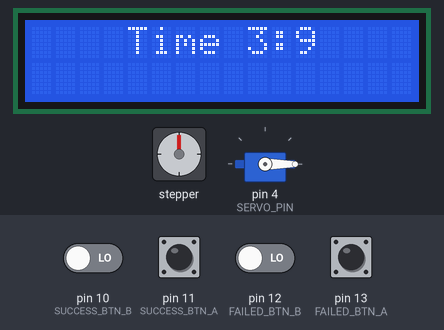
The sketch below on a simulated Arduino Uno, built with avr-gcc and run on an emulated ATmega328P. Shown: stepper motor, servo, 16×2 character LCD. Wiring (inferred from the names in the program): stepper motor (2048 steps per turn assumed): coils pin 6, pin 7, pin 8, pin 9. The inputs (shaded band) are chosen by the test bench; at power-on: pin 10 (SUCCESS_BTN_B), pin 11 (SUCCESS_BTN_A), pin 12 (FAILED_BTN_B), pin 13 (FAILED_BTN_A) LOW. Random numbers use the default seed unless the sketch sets one; what the sketch prints to the serial monitor is not drawn.

Above: at 10.2 s.
10.3 s: pin 10 (SUCCESS_BTN_B) driven HIGH and pin 12 (FAILED_BTN_B) driven HIGH
At 12.6 s:
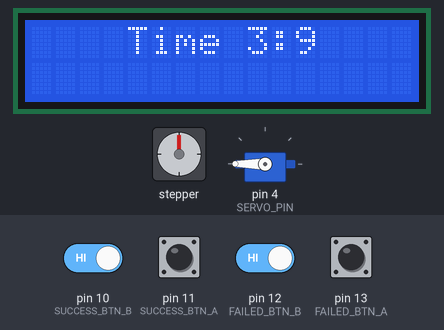
At 13.1 s:
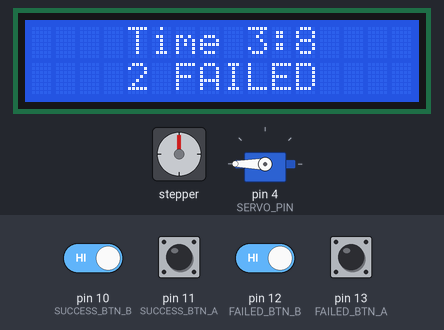
13.3 s: pin 13 (FAILED_BTN_A) pulled HIGH for 0.15 s
At 14.2 s:
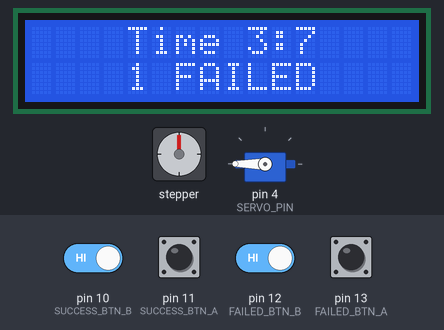
14.9 s: pin 13 (FAILED_BTN_A) pulled HIGH for 1 s
Timing chart, 0 to 22.8 s (numbered marks = the images above; inputs shaded):
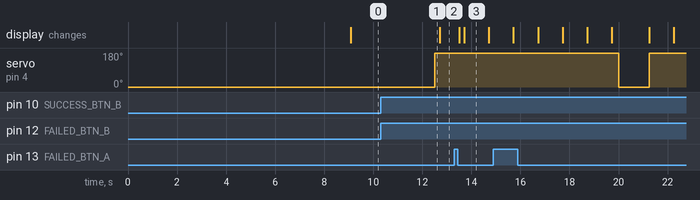

The sketch:

hardware.ino
```cpp
#include <LiquidCrystal_I2C.h>
#include <Servo.h>
#include <Wire.h>
#include <Stepper.h>

#define SUCCESS_BTN_A 11
#define SUCCESS_BTN_B 10
#define FAILED_BTN_A 13
#define FAILED_BTN_B 12
#define LED1 9
#define LED2 8
#define LED3 7
#define LED4 6
#define LED5 5
#define SERVO_PIN 4

LiquidCrystal_I2C lcd(0x27, 16, 2);   // LCD 주소 설정
Servo servo;

int min = 3, sec = 10;
char ch = ':';

int new_success_a = 1;
int new_success_b = 1;
int new_failed_a = 1;
int new_failed_b = 1;
int old_success_a = 1;
int old_success_b = 1;
int old_failed_a = 1;
int old_failed_b = 1;

long rate;

unsigned long LCDpreviousMillis = 0;   // LCD의 상태가 업데이트된 시간을 기록할 변수
unsigned long ServopreviousMillis = 0;    // 서보모터의 상태가 업데이트된 시간을 기록할 변수

void setup() {
  Serial.begin(9600);

  pinMode(LED1, OUTPUT);
  pinMode(LED2, OUTPUT);
  pinMode(LED3, OUTPUT);
  pinMode(LED4, OUTPUT);
  pinMode(FAILED_BTN_A, INPUT);
  pinMode(FAILED_BTN_B, INPUT);
  pinMode(SUCCESS_BTN_A, INPUT);
  pinMode(SUCCESS_BTN_B, INPUT);

  servo.attach(SERVO_PIN);
  servo.write(0);

  lcd.begin();
  lcd.backlight();

  lcd.clear();
  lcd.setCursor(3, 0);
  lcd.print("WARMING UP");
  delay(9000);
  lcd.clear();

  randomSeed(analogRead(0));
}

void loop()
{
  unsigned long currentMillis = millis();   // mills 함수사용할 때 현재 값 저장
  rate = random(2, 5);    // 영희 소리 배속 (랜덤)

  if (currentMillis - LCDpreviousMillis >= 1000) {    // LCD 타이머
    LCDpreviousMillis = currentMillis;
    if (sec == 0 && min == 0) {
      LCD_TIME_OUT();
      exit(0);    // 시간 초과시 프로그램 종료
    } else {
      if (sec == 0) {
        sec = 59;
        min = min - 1;
      }
      if (min == 0) {
        min = 0;
      }
      sec--;
      LCD_PRINT_TIME(sec, min);
    }
  }
  PLAYER_BTN_EVENT(rate);
}

void PLAYER_BTN_EVENT(int rate) {
  unsigned long currentMillis = millis();

  if (currentMillis - ServopreviousMillis >= 10000) {
    ServopreviousMillis = currentMillis;

    Serial.print("MOTOR");
    Serial.print(" angle0");
    Serial.println();
    servo.write(0);

    if ((rate * 1000) == 4000) {
      delay(1250);
    } else if ((rate * 1000) == 3000) {
      delay(1666);
    } else if ((rate * 1000) == 2000) {
      delay(2500);
    }

    Serial.print("SPEAK");
    Serial.print(rate);
    Serial.println();

    Serial.print("MOTOR");
    Serial.print(" angle180");
    Serial.println();
    servo.write(180);     // 서보모터 회전
  }

  new_success_a = digitalRead(SUCCESS_BTN_A);
  if (old_success_a == 0 && new_success_a == 1) {
    Serial.println("CSUCCESSP4");
  }
  old_success_a = new_success_a;

  new_success_b = digitalRead(SUCCESS_BTN_B);
  if (old_success_b == 0 && new_success_b == 1) {
    Serial.println("CSUCCESSP5");
  }
  old_success_b = new_success_b;

  new_failed_a = digitalRead(FAILED_BTN_A);
  if (new_failed_a == 1 && old_failed_a == 0) {
    Serial.println("FAILEP1");
    SUCCESS_LED();
    LCD_PRINT_FAILE_PLAYER(1);
  }
  old_failed_a = new_failed_a;

  new_failed_b = digitalRead(FAILED_BTN_B);
  if (old_failed_b == 0 && new_failed_b == 1) {
    Serial.println("FAILEP2");
    SUCCESS_LED();
    LCD_PRINT_FAILE_PLAYER(2);
  }
  old_failed_b = new_failed_b;
}

void LCD_PRINT_TIME(int sec, int min) {
  lcd.setCursor(4, 0);
  lcd.print("Time");
  lcd.setCursor(9, 0);      // 1번째줄, 0번째열로 커서 이동
  lcd.print(min);  // 분
  lcd.print(ch);
  lcd.print(sec);  // 초
}

void LCD_TIME_OUT() {   // 타이머 종료시 LCD 에 출력
  lcd.clear();
  lcd.setCursor(4, 0);
  lcd.print("FINISHED");
}

void LCD_PRINT_FAILE_PLAYER(int number) {  // 탈락한 플레이어 출력
  lcd.setCursor(4, 1);
  lcd.print(number);
  lcd.setCursor(6, 1);
  lcd.print("FAILED");
}

void SUCCESS_LED() {
  digitalWrite(LED1, HIGH);
  digitalWrite(LED2, HIGH);
  digitalWrite(LED3, HIGH);
  digitalWrite(LED4, HIGH);
  digitalWrite(LED5, HIGH);
  delay(100);
  digitalWrite(LED1, LOW);
  digitalWrite(LED2, LOW);
  digitalWrite(LED3, LOW);
  digitalWrite(LED4, LOW);
  digitalWrite(LED5, LOW);
  delay(100);
}
```

Measured:
- what the display in image 3 shows lasts 1.0 s, from 13.7 s to 14.7 s
